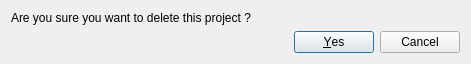
<?xml version="1.0" encoding="UTF-8"?>
<ui version="4.0">
 <class>Dialog</class>
 <widget class="QDialog" name="Dialog">
  <property name="geometry">
   <rect>
    <x>0</x>
    <y>0</y>
    <width>471</width>
    <height>62</height>
   </rect>
  </property>
  <property name="windowTitle">
   <string>Delete Planheat project</string>
  </property>
  <property name="toolTip">
   <string>&lt;html&gt;&lt;head/&gt;&lt;body&gt;&lt;p&gt;Create project&lt;/p&gt;&lt;/body&gt;&lt;/html&gt;</string>
  </property>
  <layout class="QVBoxLayout" name="verticalLayout_2">
   <item>
    <layout class="QVBoxLayout" name="verticalLayout">
     <item>
      <widget class="QLabel" name="label">
       <property name="text">
        <string>Are you sure you want to delete this project ?</string>
       </property>
      </widget>
     </item>
     <item>
      <widget class="QDialogButtonBox" name="buttonBox">
       <property name="locale">
        <locale language="English" country="UnitedStates"/>
       </property>
       <property name="orientation">
        <enum>Qt::Horizontal</enum>
       </property>
       <property name="standardButtons">
        <set>QDialogButtonBox::Cancel|QDialogButtonBox::Yes</set>
       </property>
      </widget>
     </item>
    </layout>
   </item>
  </layout>
 </widget>
 <resources/>
 <connections>
  <connection>
   <sender>buttonBox</sender>
   <signal>accepted()</signal>
   <receiver>Dialog</receiver>
   <slot>accept()</slot>
   <hints>
    <hint type="sourcelabel">
     <x>248</x>
     <y>254</y>
    </hint>
    <hint type="destinationlabel">
     <x>157</x>
     <y>274</y>
    </hint>
   </hints>
  </connection>
  <connection>
   <sender>buttonBox</sender>
   <signal>rejected()</signal>
   <receiver>Dialog</receiver>
   <slot>reject()</slot>
   <hints>
    <hint type="sourcelabel">
     <x>316</x>
     <y>260</y>
    </hint>
    <hint type="destinationlabel">
     <x>286</x>
     <y>274</y>
    </hint>
   </hints>
  </connection>
 </connections>
</ui>
